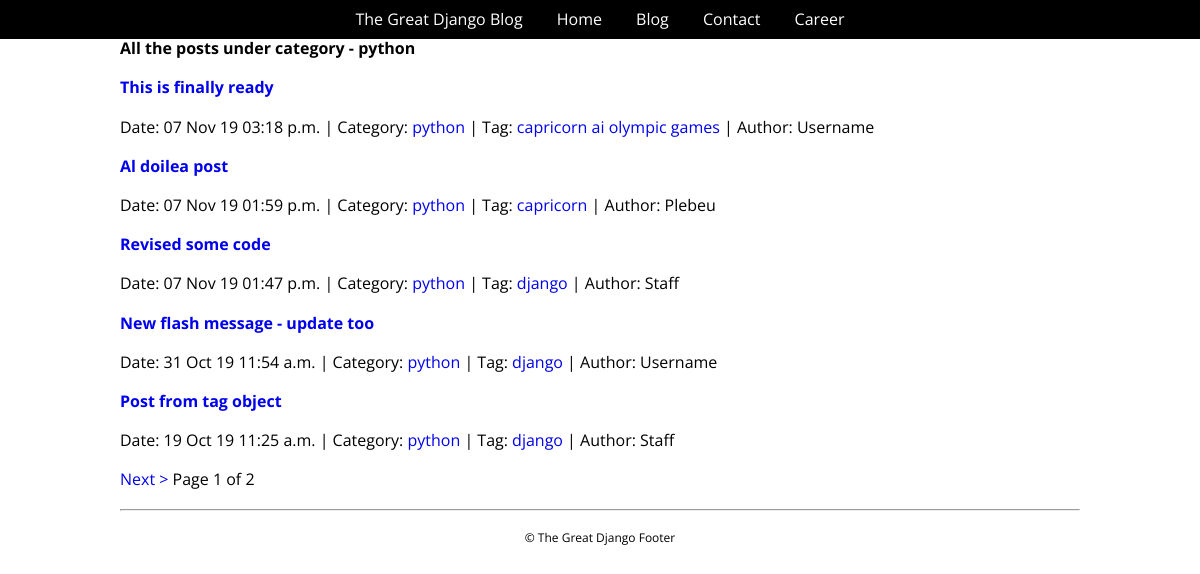
The page /category/python/ on the database its author committed.
### myapp/models.py (models this page shows, shortened)
class Category(models.Model):
	name = models.CharField(max_length=100, unique=True)
	slug = models.SlugField(max_length=100, unique=True)
	author = models.ForeignKey(Author)
	def __str__(self):
		return self.name
	def get_absolute_url(self):
		return reverse('post_by_category', args=[self.slug])
	class Meta:
		verbose_name_plural = 'Categories'

class Post(models.Model):
	title = models.CharField(max_length=200)
	slug = models.SlugField(unique=True,
							help_text='Slug will be generated automatically \
									   from the title of the post')
	content = RichTextUploadingField()
	pub_date = models.DateTimeField(auto_now_add=True)
	author = models.ForeignKey(Author)
	category = models.ForeignKey(Category)
	tags = models.ManyToManyField(Tag)
	def get_absolute_url(self):
		return reverse('post_detail', args=[self.id, self.slug])

class Tag(models.Model):
	name = models.CharField(max_length=100, unique=True)
	slug = models.SlugField(max_length=100, unique=True)
	author = models.ForeignKey(Author)
	def __str__(self):
		return self.name
	def get_absolute_url(self):
		return reverse('post_by_tag', args=[self.slug])

class Author(models.Model):
	user = models.OneToOneField(User, null=True, blank=True)
	activation_key = models.CharField(max_length=255, default=1)
	email_validated = models.BooleanField(default=False)

### myapp/views.py (the view)
# urls.py: url(r'^category/(?P<category_slug>[\w-]+)/$', views.post_by_category, name='post_by_category'),
def post_by_category(request, category_slug):
	category = get_object_or_404(Category, slug=category_slug)
	posts = get_list_or_404(Post.objects.order_by('-id'), category=category)
	posts = helpers.pg_records(request, posts, 5)
	context = {
		'category': category,
		'posts': posts
	}
	return render(request, 'myapp/post_by_category.html', context)

### myproject/helpers.py (called while the page is built)
def pg_records(request, list, num):
    paginator = Paginator(list, num)
    page = request.GET.get('page')
    try:
        page_object = paginator.page(page)
    except PageNotAnInteger:
        page_object = paginator.page(1)
    except EmptyPage:
        page_object = paginator.page(paginator.num_pages)
    return page_object

### myapp/templates/myapp/post_by_category.html (shortened to what this page needs)
{% extends "myapp/base.html"  %}
{% block content %}
    <div class="content">
        <div class="section-inner clearfix">
            <h4>All the posts under category - {{ category.name }}</h4>
            {% for post in posts %}
                <h3>
                    <a href="{{ post.get_absolute_url }}">{{ post.title|capfirst }}</a>
                </h3>
                <p class="post-info">
                    {% include 'myapp/post_info.html' %}
                </p>
            {% empty %}
                <p>There are not posts under {{ category }}</p>
            {% endfor %}
        </div>
    </div>
    <div class="pagination">
        <div class="section-inner clearfix">
            <p>
                {% if posts.has_next %}
                    <a href="?page={{ posts.next_page_number }}">Next ></a>
                {% endif %}
                <span>Page {{ posts.number }} of {{ posts.paginator.num_pages }}</span>
            </p>
        </div>
    </div>
{% endblock %}

### myapp/templates/myapp/post_info.html
<span>Date: {{ post.pub_date|date:"d M y h:i a" }} </span> |
<span>Category: <a href="{{ post.category.get_absolute_url }}">{{ post.category }}</a> </span> |
<span>Tag:
    {% for tag in post.tags.all %}
    	<a href="{{ tag.get_absolute_url }}">{{ tag }}</a>
    {% empty %}
    	None
    {% endfor %}
</span> |
<span>Author: {{ post.author.user.username|capfirst }}</span>

### myapp/static/myapp/css/style.css (style rules this page uses)
body { font-family: "Open Sans",'MS Sans Serif', sans-serif, Verdana, Arial; }
.section-inner { max-width: 960px; padding: 0 15px; margin: 0 auto; }
h3 { margin: 20px 0px; }
p { margin: 20px 0px; }
.content a { text-decoration: none; }
.pagination a { text-decoration: none; }

### rows shown on the page
Category: name "python"
Post: title "This is finally ready", pub_date "07 Nov 19 03:18 p.m.", category "python", author.user.username "Username"
Tag: name "capricorn"
Tag: name "ai"
Tag: name "olympic games"
Post: title "Al doilea post", pub_date "07 Nov 19 01:59 p.m.", category "python", author.user.username "Plebeu"
Post: title "Revised some code", pub_date "07 Nov 19 01:47 p.m.", category "python", author.user.username "Staff"
Tag: name "django"
Post: title "New flash message - update too", pub_date "31 Oct 19 11:54 a.m.", category "python", author.user.username "Username"
Post: title "Post from tag object", pub_date "19 Oct 19 11:25 a.m.", category "python", author.user.username "Staff"

### other values the page prints
{{ posts.number }} "1"
{{ posts.paginator.num_pages }} "2"
